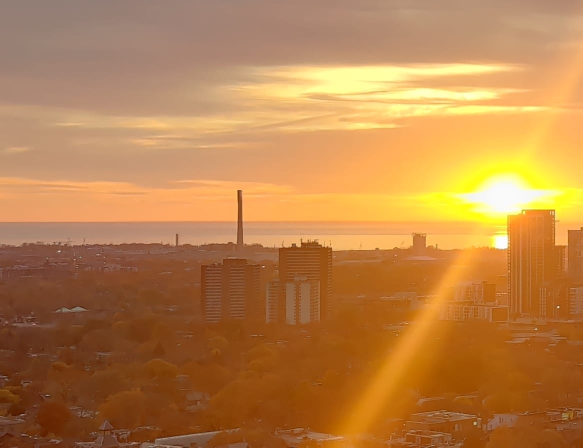
#> input picture image1.jpeg, 1166 x 895 px (shown at 1/2 size)
$ python HelloWorld.py
#> lines starting #> are read from the running program, lines starting #| are printed output that depends on the picture
### FinalProject.py
import numpy as np
import cv2
from matplotlib import pyplot as plt

class ImageProcessing:
    # Contains the image path, must be passed as argument in the creation of an instance
    image_path : str
    # The actual image loaded in memory and stored as numpy array of shape (height, width, colors(BGR))
    image : np.ndarray
    # List of matrices (numpy arrays) containing the frequency domain with both natural and immaginary components
    # of each color (sorted as RGB), already shifted to center the 0 frequencies, shape of each element of the list is (height, width, 2)
    image_frequency_on_color : list[np.ndarray]
    # List of spectra of the magnitude, divided by color and sorted as RGB, logaritmic scale applied
    magnitude_spectrum : list[np.ndarray]

    def __init__(self, image_path):
#> called with image_path = 'image1.jpeg'
        self.image_path = image_path
        # Reading the image
        # The image is a matrix in the shape (height, width, colors(BGR)) normally the colors are used as RGB
        image_pre = cv2.imread(image_path, cv2.IMREAD_COLOR)
#> image_pre is the input picture: shape (895, 1166, 3); mean B, G, R 73.8, 129.9, 185.2
        # Converting the image colors from BGR to RGB
        self.image = cv2.cvtColor(image_pre, cv2.COLOR_BGR2RGB)

        # Declaring the list of frequency domain and magnitude spectrum, it will contain the frequency divided by colors
        # self.image_frequency_on_color[0] will contain the Red component
        # self.image_frequency_on_color[1] will contain the Green component
        # self.image_frequency_on_color[2] will contain the Blue component
        self.image_frequency_on_color = []
        self.magnitude_spectrum = []
        # iterating over each color to get it's frequency domain
        for i in range(self.image.shape[2]):
            # get the dft of the i-th color with complex output included, this result in a 3D matrix shaped as (height, width, 2)
            # the matrix [:,:,0] contains the real values whereas [:,:,1] represent the imaginary part
            pre_shift_image_frequency_on_color = cv2.dft(np.float32(self.image[:,:,i]), flags=cv2.DFT_COMPLEX_OUTPUT)
            # shift to put 0 frequencies in the center
            #
            #   1  |  2             4  |  3
            #  ---------    -->    ---------
            #   3  |  4             2  |  1
            #
            # storing the shifted frequency domain in a class variable
            self.image_frequency_on_color.append(np.fft.fftshift(pre_shift_image_frequency_on_color))
            # get the magnitude of the vector defined by real and imaginary part, magnitude is a 2D matrix of shape (height, width)
            magnitude = cv2.magnitude(self.image_frequency_on_color[i][:, :, 0], self.image_frequency_on_color[i][:, :, 1])
            # apply log to have a discernible spectrum
            self.magnitude_spectrum.append(np.log(magnitude))
#> after the loop, self.image_frequency_on_color = 3 items; self.magnitude_spectrum = 3 items


    # Edge Detection with High Pass Filter
    # [81 lines left out: functions edge_detection, noise_filtering, not called in this run]

### HelloWorld.py
import numpy as np
import skimage
import matplotlib.pyplot as plt
from FinalProject import ImageProcessing


np.abs(-2)

im = ImageProcessing('image1.jpeg')
colors = ['Red', 'Green', 'Blue']

print(im.magnitude_spectrum[0])
#> (printed output is left out)
print(im.magnitude_spectrum[0].shape)
#| (895, 1166)
for i, image in enumerate(im.magnitude_spectrum):
    plt.imshow(image, cmap='gray')
    plt.title(f'Image {colors[i]}')
    plt.show()
#> this loop made 3 passes
#> pass 1, `plt.show()`:
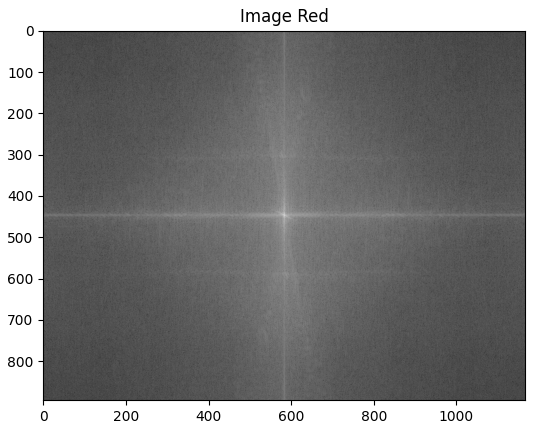
#> figure drawn by matplotlib, 1 panel


# [9 lines of commented-out code are left out]

$ run again, with image2.jpeg copied over image1.jpeg
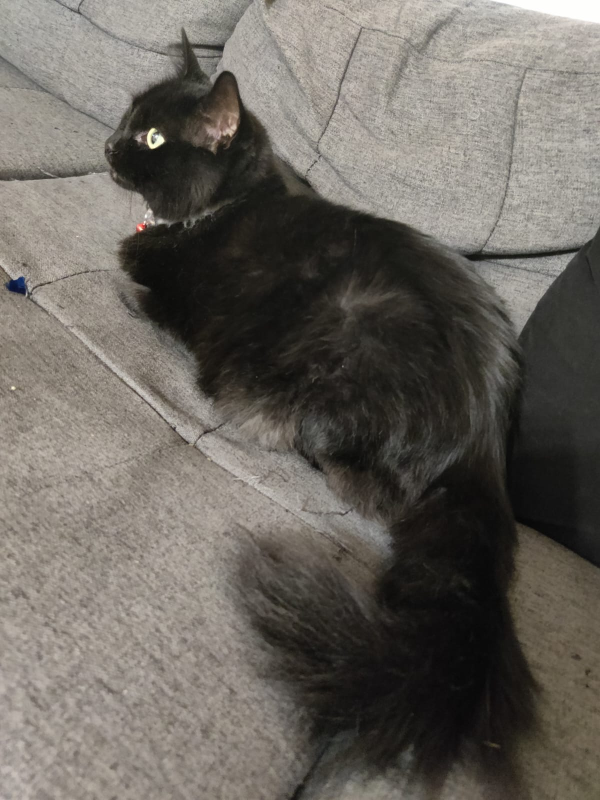
#> input picture image2.jpeg, 1200 x 1600 px (shown at 1/2 size)
#> in __init__, image_pre is the input picture: shape (1600, 1200, 3); mean B, G, R 95, 101.5, 106.2
#> after the loop in __init__, `for i in range(self.image.shape[2]):`: self.image_frequency_on_color = 3 items
#> (printed output is left out)
#| (1600, 1200)
#> the loop `for i, image in enumerate(im.magnitude_spectrum):` made 3 passes
#> pass 1, `plt.show()`:
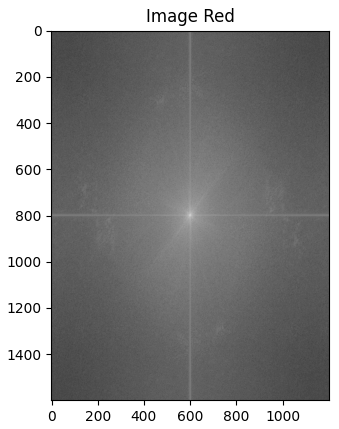
#> figure drawn by matplotlib, 1 panel

$ run again, with image3.jpeg copied over image1.jpeg
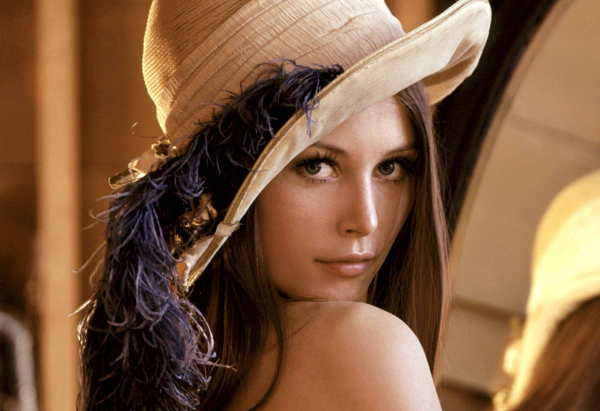
#> input picture image3.jpeg, 1200 x 822 px (shown at 1/2 size)
#> in __init__, image_pre is the input picture: shape (822, 1200, 3); mean B, G, R 64.3, 92.9, 129.7
#> after the loop in __init__, `for i in range(self.image.shape[2]):`: self.image_frequency_on_color = 3 items
#> (printed output is left out)
#| (822, 1200)
#> the loop `for i, image in enumerate(im.magnitude_spectrum):` made 3 passes
#> pass 1, `plt.show()`:
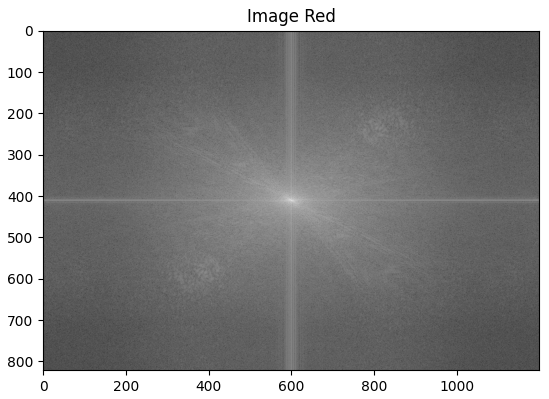
#> figure drawn by matplotlib, 1 panel

$ run again, with image4.jpeg copied over image1.jpeg
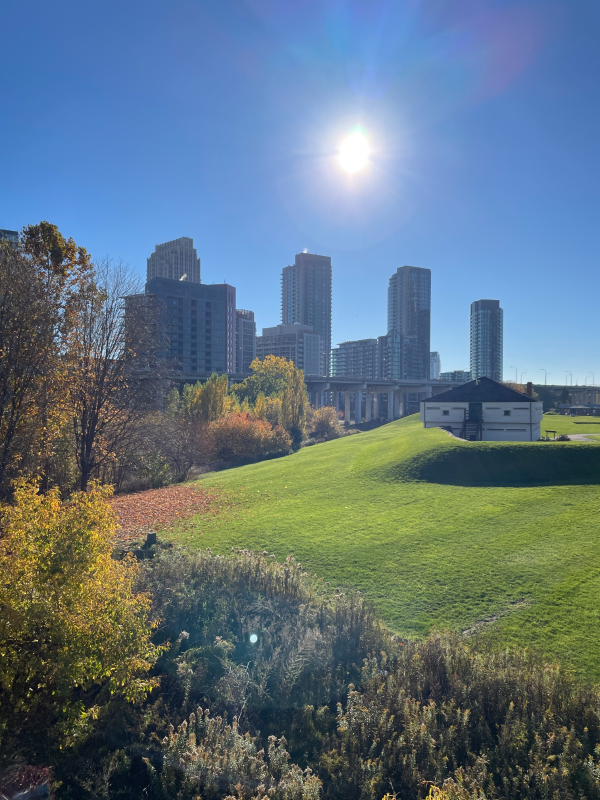
#> input picture image4.jpeg, 1200 x 1600 px (shown at 1/2 size)
#> in __init__, image_pre is the input picture: shape (1600, 1200, 3); mean B, G, R 128.3, 115.7, 95.7
#> after the loop in __init__, `for i in range(self.image.shape[2]):`: self.image_frequency_on_color = 3 items
#> (printed output is left out)
#| (1600, 1200)
#> the loop `for i, image in enumerate(im.magnitude_spectrum):` made 3 passes
#> pass 1, `plt.show()`:
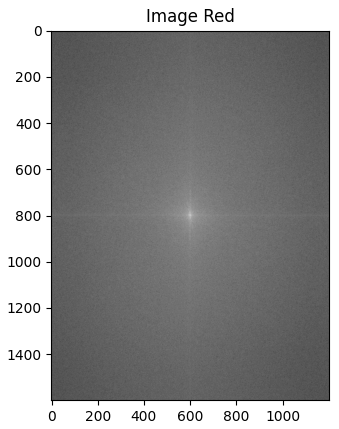
#> figure drawn by matplotlib, 1 panel
